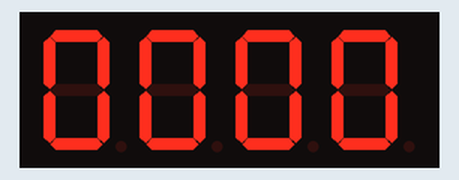
Recording of a sketch running on a simulated Arduino Uno, built with avr-gcc and run on an emulated ATmega328P. Shown: 4-digit seven-segment display.

Above: at 0.2 s.
At 4.7 s:
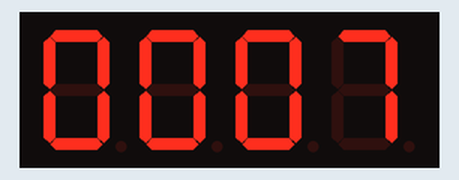
At 9.8 s:
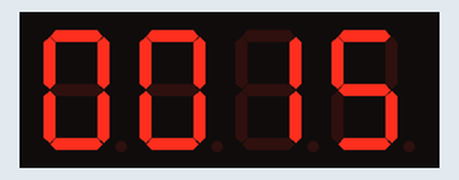
At 19.5 s:
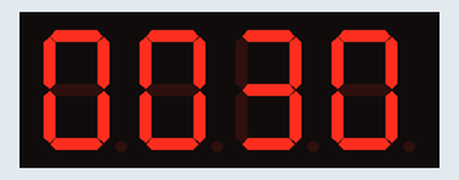
At 29.1 s:
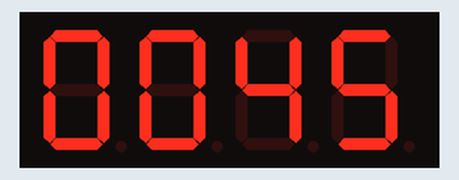
At 39.4 s:
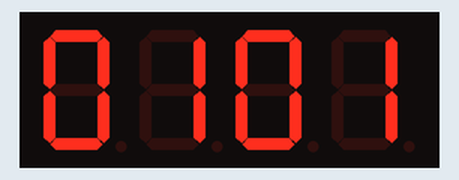

The sketch:

sketch-display-tm1637.ino
```cpp
#include <Arduino.h>
#include <TM1637Display.h>

// Conexão dos pinos
#define CLK 6 //Pino utilizado pelo (CLK)
#define DIO 7 //Pino utilizado pelo (DIO)

//Passa a informação dos pinos como parâmetros da função da biblioteca (TM1637Display)
TM1637Display display(CLK, DIO);

// Tempo (em milisegundos) entre os testes
#define TEMP_DELAY   500

int minutos = 0;
int segundos = 0;
int temp = 0;

void setup(){
  display.setBrightness(0x0f); // Define a intensidade luminosa dos segmentos do display
}

void loop(){

    if(segundos == 60){
      temp += 100;
      minutos = temp;
      segundos = 0;
    }

    display.showNumberDecEx(minutos, 0b11100000, true, 4, 0); // Imprime o tempo de exibição com dois pontos
    delay(100);
    display.showNumberDec(minutos, true); // Imprime o tempo de exibição sem dois pontos
    segundos++; //Incrementa a variável em +1
    minutos++; //Incrementa a variável em +1

    delay(TEMP_DELAY);

}
```

Measured:
- what the display in image 0 shows lasts 0.6 s, from 0.1 s to 0.7 s
